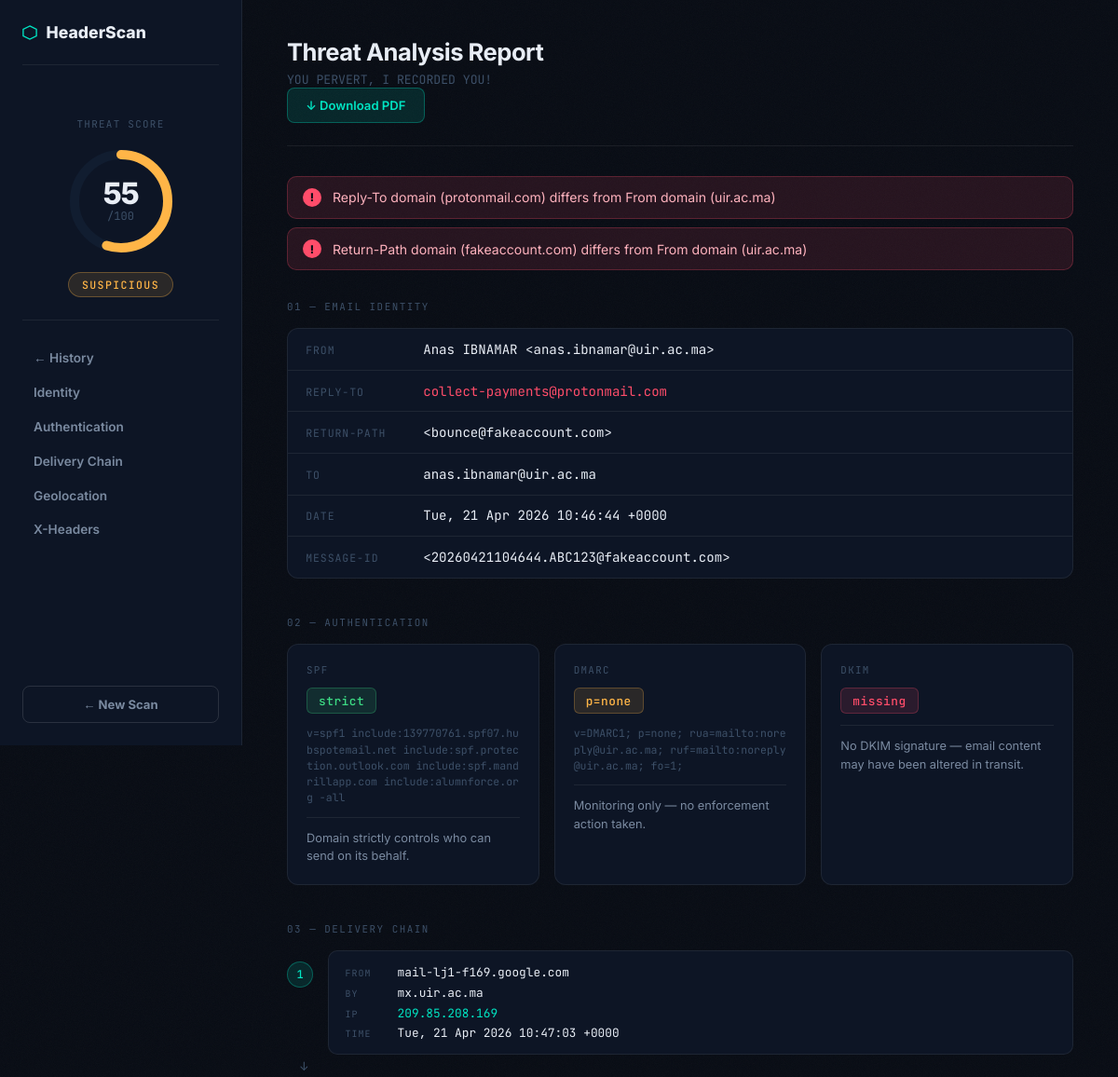
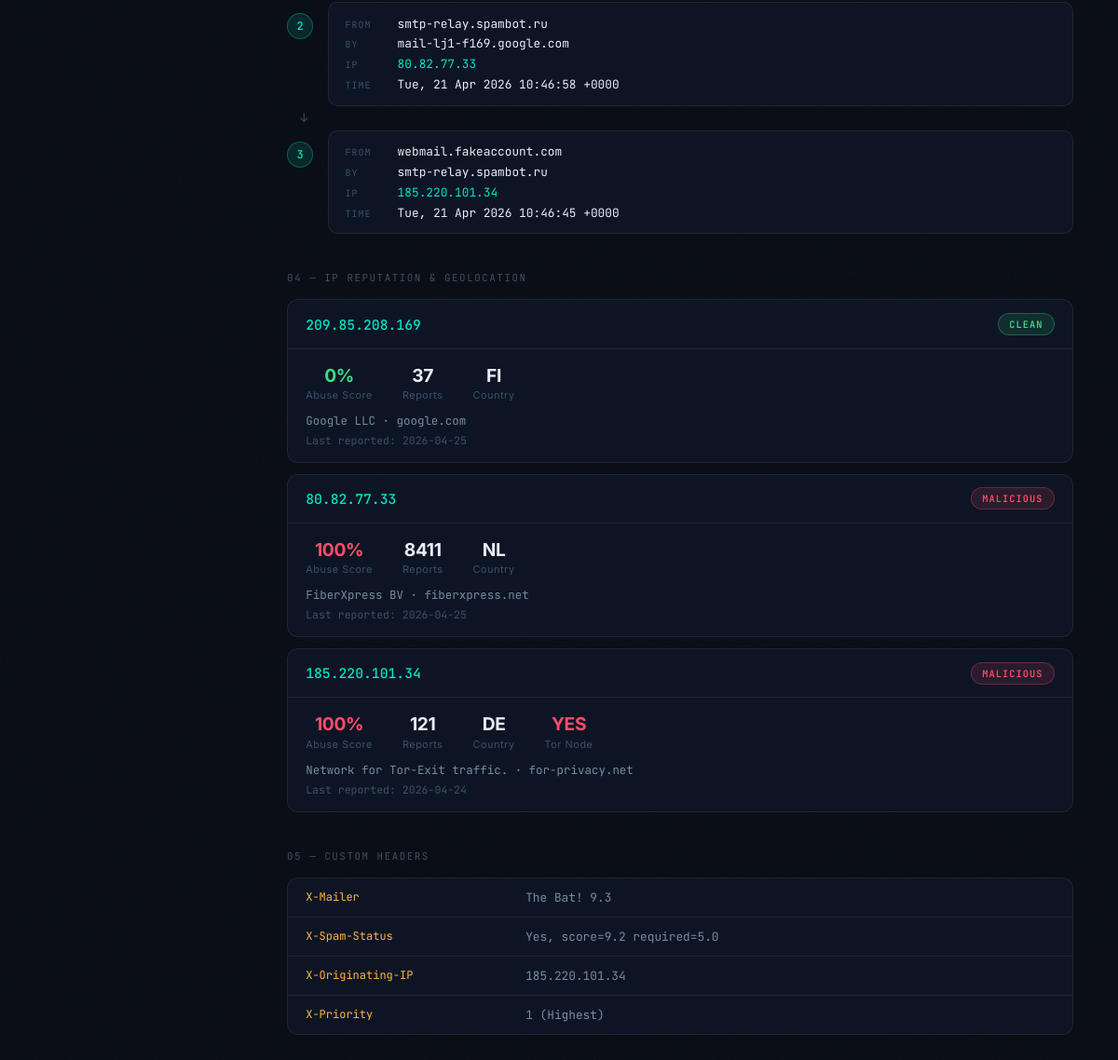
/scan/1, run on the app's committed database (2 pictures, top to bottom).
### tables this page shows
CREATE TABLE scans (
            id          INTEGER PRIMARY KEY AUTOINCREMENT,
            scanned_at  TEXT NOT NULL,
            subject     TEXT,
            from_addr   TEXT,
            risk_score  INTEGER,
            verdict     TEXT,
            spf_status  TEXT,
            dmarc_policy TEXT,
            dkim_present INTEGER,
            warnings     INTEGER,
            malicious_ips INTEGER,
            report_json  TEXT
        );

### app.py (the view)
@app.route("/scan/<int:scan_id>")
def view_scan(scan_id):
    report = get_scan_by_id(scan_id)
    if not report:
        return redirect(url_for("history"))
    return render_template("result.html", report=report, scan_id=scan_id)

### database.py (called while the page is built)
def get_scan_by_id(scan_id):
    conn = sqlite3.connect(DB_PATH)
    c = conn.cursor()
    c.execute("SELECT report_json FROM scans WHERE id = ?", (scan_id,))
    row = c.fetchone()
    conn.close()
    if row:
        return json.loads(row[0])
    return None

### templates/result.html (shortened to what this page needs)
<!DOCTYPE html>
<html lang="en">
<head>
    <link rel="stylesheet" href="{{ url_for('static', filename='css/style.css') }}">
</head>
<body class="report-page">
    <aside class="sidebar">
        <div class="sidebar-logo">
            <svg width="16" height="16" viewBox="0 0 18 18" fill="none">
                <polygon points="9,1 17,5 17,13 9,17 1,13 1,5" stroke="#00e5c3" stroke-width="1.5" fill="none"/>
            </svg>
            <span class="logo-text">HeaderScan</span>
        </div>
        <div class="score-panel">
            <div class="score-label">Threat Score</div>
            <div class="score-ring-wrap">
                <svg class="score-ring" viewBox="0 0 120 120">
                    <circle class="ring-bg" cx="60" cy="60" r="50"/>
                    <circle class="ring-fill
                        {% if report.risk_score >= 70 %}ring-high
                        {% elif report.risk_score >= 40 %}ring-med
                        {% else %}ring-low{% endif %}"
                        cx="60" cy="60" r="50"
                        stroke-dasharray="314"
                        stroke-dashoffset="{{ 314 - (314 * report.risk_score / 100) }}"/>
                </svg>
                <div class="score-center">
                    <div class="score-num">{{ report.risk_score }}</div>
                    <div class="score-denom">/100</div>
                </div>
            </div>
            <div class="score-verdict
                {% if report.risk_score >= 70 %}verdict-high
                {% elif report.risk_score >= 40 %}verdict-med
                {% else %}verdict-low{% endif %}">
                {% if report.risk_score >= 70 %}HIGH RISK
                {% elif report.risk_score >= 40 %}SUSPICIOUS
                {% else %}CLEAN{% endif %}
            </div>
        </div>
        <nav class="side-nav">
            <a href="/history" class="side-link">← History</a>
            <a href="#identity" class="side-link">Identity</a>
            <a href="#auth" class="side-link">Authentication</a>
            <a href="#chain" class="side-link">Delivery Chain</a>
            <a href="#geo" class="side-link">Geolocation</a>
            <a href="#xheaders" class="side-link">X-Headers</a>
        </nav>
        <a href="/" class="new-scan-btn">← New Scan</a>
    </aside>
    <main class="report-main">
        <div class="report-topbar">
            <div>
                <div class="report-title">Threat Analysis Report</div>
                <div class="report-sub">{{ report.parsed.subject or "No subject" }}</div>
            </div>
            {% if scan_id %}
            <a href="/scan/{{ scan_id }}/pdf" class="pdf-btn">↓ Download PDF</a>
            {% endif %}
        </div>
        {% if report.spoofing_warnings %}
        <div class="warnings-block">
            {% for w in report.spoofing_warnings %}
            <div class="warning-pill">
                <span class="warn-icon">!</span>
                {{ w }}
            </div>
            {% endfor %}
        </div>
        {% endif %}
        <section class="report-section" id="identity">
            <div class="section-label">01 — Email Identity</div>
            <div class="identity-grid">
                <div class="id-row">
                    <div class="id-key">From</div>
                    <div class="id-val mono">{{ report.parsed.from or "—" }}</div>
                </div>
                <div class="id-row">
                    <div class="id-key">Reply-To</div>
                    <div class="id-val mono {% if report.parsed.reply_to and report.parsed.from and report.parsed.reply_to != report.parsed.from %}id-danger{% endif %}">
                        {{ report.parsed.reply_to or "—" }}
                    </div>
                </div>
                <div class="id-row">
                    <div class="id-key">Return-Path</div>
                    <div class="id-val mono">{{ report.parsed.return_path or "—" }}</div>
                </div>
                <div class="id-row">
                    <div class="id-key">To</div>
                    <div class="id-val mono">{{ report.parsed.to or "—" }}</div>
                </div>
                <div class="id-row">
                    <div class="id-key">Date</div>
                    <div class="id-val mono">{{ report.parsed.date or "—" }}</div>
                </div>
                <div class="id-row">
                    <div class="id-key">Message-ID</div>
                    <div class="id-val mono">{{ report.parsed.message_id or "—" }}</div>
                </div>
            </div>
        </section>
        <section class="report-section" id="auth">
            <div class="section-label">02 — Authentication</div>
            <div class="auth-trio">
                <div class="auth-card">
                    <div class="auth-proto">SPF</div>
                    <div class="auth-badge
                        {% if report.spf.verdict == 'strict' %}badge-good
                        {% elif report.spf.verdict in ['soft_fail','neutral'] %}badge-warn
                        {% else %}badge-bad{% endif %}">
                        {% if report.spf.status == 'found' %}{{ report.spf.verdict }}{% else %}{{ report.spf.status }}{% endif %}
                    </div>
                    {% if report.spf.record %}
                    <div class="auth-rec mono">{{ report.spf.record }}</div>
                    {% endif %}
                    <div class="auth-explain">
                        {% if report.spf.verdict == 'strict' %}Domain strictly controls who can send on its behalf.
                        {% elif report.spf.verdict == 'soft_fail' %}Soft fail — servers not on SPF list are flagged but not rejected.
                        {% elif report.spf.verdict == 'dangerous' %}+all means anyone can send as this domain. Critical red flag.
                        {% else %}No SPF record found — domain has no sending policy.{% endif %}
                    </div>
                </div>
                <div class="auth-card">
                    <div class="auth-proto">DMARC</div>
                    <div class="auth-badge
                        {% if report.dmarc.verdict == 'strict' %}badge-good
                        {% elif report.dmarc.verdict == 'moderate' %}badge-warn
                        {% elif report.dmarc.verdict == 'weak' %}badge-warn
                        {% else %}badge-bad{% endif %}">
                        {% if report.dmarc.status == 'found' %}p={{ report.dmarc.policy }}{% else %}{{ report.dmarc.status }}{% endif %}
                    </div>
                    {% if report.dmarc.record %}
                    <div class="auth-rec mono">{{ report.dmarc.record }}</div>
                    {% endif %}
                    <div class="auth-explain">
                        {% if report.dmarc.policy == 'reject' %}Strongest policy — failing emails are rejected outright.
                        {% elif report.dmarc.policy == 'quarantine' %}Failing emails are sent to spam/quarantine.
                        {% elif report.dmarc.policy == 'none' %}Monitoring only — no enforcement action taken.
                        {% else %}No DMARC record — domain has no authentication policy.{% endif %}
                    </div>
                </div>
                <div class="auth-card">
                    <div class="auth-proto">DKIM</div>
                    <div class="auth-badge {% if report.dkim.present %}badge-good{% else %}badge-bad{% endif %}">
                        {% if report.dkim.present %}present{% else %}missing{% endif %}
                    </div>
                    <div class="auth-explain">
                        {% if report.dkim.present %}Email body is cryptographically signed — content integrity verified.
                        {% else %}No DKIM signature — email content may have been altered in transit.{% endif %}
                    </div>
                </div>
            </div>
        </section>
        {% if report.parsed.received_chain %}
        <section class="report-section" id="chain">
            <div class="section-label">03 — Delivery Chain</div>
            <div class="chain-wrap">
                {% for hop in report.parsed.received_chain %}
                <div class="chain-hop">
                    <div class="hop-index">{{ loop.index }}</div>
                    <div class="hop-body">
                        <div class="hop-row">
                            <span class="hop-key">FROM</span>
                            <span class="hop-val mono">{{ hop.from_host or "unknown" }}</span>
                        </div>
                        <div class="hop-row">
                            <span class="hop-key">BY</span>
                            <span class="hop-val mono">{{ hop.by_host or "unknown" }}</span>
                        </div>
                        {% if hop.ips %}
                        <div class="hop-row">
                            <span class="hop-key">IP</span>
                            <span class="hop-val mono ip-tag">{{ hop.ips | join(", ") }}</span>
                        </div>
                        {% endif %}
                        {% if hop.timestamp %}
                        <div class="hop-row">
                            <span class="hop-key">TIME</span>
                            <span class="hop-val mono">{{ hop.timestamp }}</span>
                        </div>
                        {% endif %}
                    </div>
                </div>
                {% if not loop.last %}<div class="chain-arrow">↓</div>{% endif %}
                {% endfor %}
            </div>
        </section>
        {% endif %}
        {% if report.geo %}
        <section class="report-section" id="geo">
            <div class="section-label">04 — IP Reputation & Geolocation</div>
            <div class="ip-list">
                {% for g in report.geo %}
                <div class="ip-card">
                    <div class="ip-card-top">
                        <div class="ip-address mono">{{ g.ip }}</div>
                        {% if g.abuse.status == 'success' %}
                        <div class="abuse-badge
                            {% if g.abuse.verdict == 'malicious' %}abuse-bad
                            {% elif g.abuse.verdict == 'suspicious' %}abuse-warn
                            {% elif g.abuse.verdict == 'low_risk' %}abuse-low
                            {% else %}abuse-clean{% endif %}">
                            {% if g.abuse.verdict == 'malicious' %}MALICIOUS
                            {% elif g.abuse.verdict == 'suspicious' %}SUSPICIOUS
                            {% elif g.abuse.verdict == 'low_risk' %}LOW RISK
                            {% else %}CLEAN{% endif %}
                        </div>
                        {% endif %}
                    </div>
                    <div class="ip-card-body">
                        {% if g.abuse.status == 'success' %}
                        <div class="ip-stat-row">
                            <div class="ip-stat">
                                <div class="ip-stat-num
                                    {% if g.abuse.abuse_score >= 80 %}stat-red
                                    {% elif g.abuse.abuse_score >= 40 %}stat-amber
                                    {% else %}stat-green{% endif %}">
                                    {{ g.abuse.abuse_score }}%
                                </div>
                                <div class="ip-stat-lbl">Abuse Score</div>
                            </div>
                            <div class="ip-stat">
                                <div class="ip-stat-num">{{ g.abuse.total_reports }}</div>
                                <div class="ip-stat-lbl">Reports</div>
                            </div>
                            <div class="ip-stat">
                                <div class="ip-stat-num">{{ g.abuse.country or "—" }}</div>
                                <div class="ip-stat-lbl">Country</div>
                            </div>
                            {% if g.abuse.is_tor %}
                            <div class="ip-stat">
                                <div class="ip-stat-num stat-red">YES</div>
                                <div class="ip-stat-lbl">Tor Node</div>
                            </div>
                            {% endif %}
                        </div>
                        {% if g.abuse.isp %}
                        <div class="ip-isp mono">{{ g.abuse.isp }}{% if g.abuse.domain %} · {{ g.abuse.domain }}{% endif %}</div>
                        {% endif %}
                        {% if g.abuse.last_reported %}
                        <div class="ip-last mono">Last reported: {{ g.abuse.last_reported[:10] }}</div>
                        {% endif %}
                        {% elif g.status == 'success' %}
                        <div class="ip-geo">{{ g.city }}, {{ g.country }} · {{ g.isp }}</div>
                        {% else %}
                        <div class="ip-geo muted">Geolocation unavailable</div>
                        {% endif %}
                    </div>
                </div>
                {% endfor %}
            </div>
        </section>
        {% endif %}
        {% if report.parsed.x_headers %}
        <section class="report-section" id="xheaders">
            <div class="section-label">05 — Custom Headers</div>
            <div class="xhead-list">
                {% for key, value in report.parsed.x_headers.items() %}
                <div class="xhead-row">
                    <div class="xhead-key mono">{{ key }}</div>
                    <div class="xhead-val mono">{{ value }}</div>
                </div>
                {% endfor %}
            </div>
        </section>
        {% endif %}
    </main>
</body>
</html>

### data on the page
scans: parsed "YOU PERVERT, I RECORDED YOU!", spf.verdict "strict", dmarc.policy "none"

### other printed values
{{ report.risk_score }} "55"
{{ w }} "Reply-To domain (protonmail.com) differs from From domain (uir.ac.ma)" "Return-Path domain (fakeaccount.com) differs from From domain (uir.ac.ma)"
{{ report.parsed.from or "—" }} "Anas IBNAMAR <anas.ibnamar@uir.ac.ma>"
{{ report.parsed.reply_to or "—" }} "collect-payments@protonmail.com"
{{ report.parsed.return_path or "—" }} "<bounce@fakeaccount.com>"
{{ report.parsed.to or "—" }} "anas.ibnamar@uir.ac.ma"
{{ report.parsed.date or "—" }} "Tue, 21 Apr 2026 10:46:44 +0000"
{{ report.parsed.message_id or "—" }} "<20260421104644.ABC123@fakeaccount.com>"
{{ report.spf.record }} "v=spf1 include:139770761.spf07.hubspotemail.net include:spf.protection.outlook.com include:spf.mandrillapp.com include:alumnforce.org -all"
{{ report.dmarc.record }} "v=DMARC1; p=none; rua=mailto:noreply@uir.ac.ma; ruf=mailto:noreply@uir.ac.ma; fo=1;"
{{ hop.from_host or "unknown" }} "mail-lj1-f169.google.com" "smtp-relay.spambot.ru" "webmail.fakeaccount.com"
{{ hop.by_host or "unknown" }} "mx.uir.ac.ma" "mail-lj1-f169.google.com" "smtp-relay.spambot.ru"
{{ hop.ips | join(", ") }} "209.85.208.169" "80.82.77.33" "185.220.101.34"
{{ hop.timestamp }} "Tue, 21 Apr 2026 10:47:03 +0000" "Tue, 21 Apr 2026 10:46:58 +0000" "Tue, 21 Apr 2026 10:46:45 +0000"
{{ g.ip }} "209.85.208.169" "80.82.77.33" "185.220.101.34"
